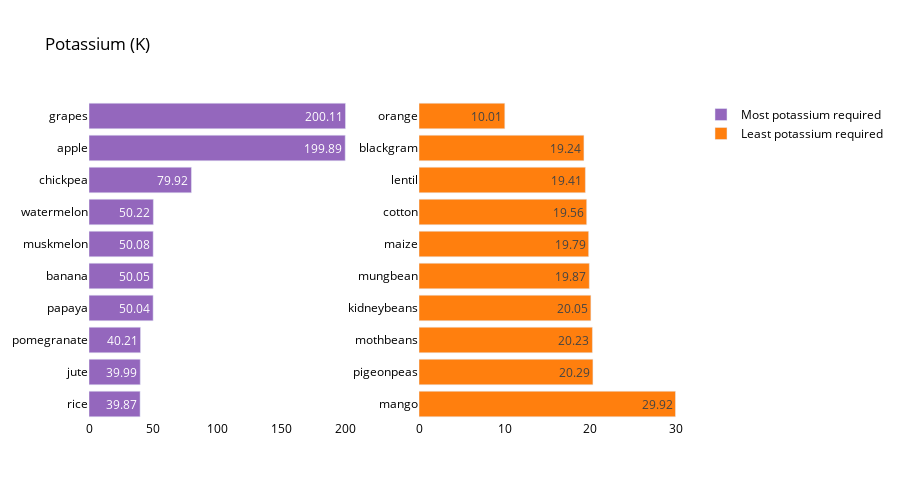

Notebook code for this chart:
### Markdown cell above
### Potassium Analysis

### Code cell
crop_summary_K = crop_summary.sort_values(by='K', ascending=False)
fig = make_subplots(rows=1, cols=2)
top = {
    'y' : crop_summary_K['K'][0:10].sort_values().index,
    'x' : crop_summary_K['K'][0:10].sort_values()
}
last = {
    'y' : crop_summary_K['K'][-10:].index,
    'x' : crop_summary_K['K'][-10:]
}
fig.add_trace(
    go.Bar(top,
           name="Most potassium required",
           marker_color=random.choice(colors),
           orientation='h',
          text=top['x']),
    row=1, col=1
)
fig.add_trace(
    go.Bar(last,
           name="Least potassium required",
           marker_color=random.choice(colors),
           orientation='h',
          text=last['x']),
    row=1, col=2
)
fig.update_traces(texttemplate='%{text}', textposition='inside')
fig.update_layout(title_text="Potassium (K)",
                  plot_bgcolor='white',
                  font_size=12, 
                  font_color='black',
                 height=500)
fig.update_xaxes(showgrid=False)
fig.update_yaxes(showgrid=False)
fig.show()

### Figure 1 — Plotly figure (JSON) as saved in the notebook; plotly's stock layout.template omitted (floating-point values rounded to 4 significant figures)
{"data": [{"marker": {"color": "#9467bd"}, "name": "Most potassium required", "orientation": "h", "text": [39.87, 39.99, 40.21, 50.04, 50.05, 50.08, 50.22, 79.92, 199.9, 200.1], "textposition": "inside", "texttemplate": "%{text}", "type": "bar", "x": [39.87, 39.99, 40.21, 50.04, 50.05, 50.08, 50.22, 79.92, 199.9, 200.1], "xaxis": "x", "y": ["rice", "jute", "pomegranate", "papaya", "banana", "muskmelon", "watermelon", "chickpea", "apple", "grapes"], "yaxis": "y"}, {"marker": {"color": "#ff7f0e"}, "name": "Least potassium required", "orientation": "h", "text": [29.92, 20.29, 20.23, 20.05, 19.87, 19.79, 19.56, 19.41, 19.24, 10.01], "textposition": "inside", "texttemplate": "%{text}", "type": "bar", "x": [29.92, 20.29, 20.23, 20.05, 19.87, 19.79, 19.56, 19.41, 19.24, 10.01], "xaxis": "x2", "y": ["mango", "pigeonpeas", "mothbeans", "kidneybeans", "mungbean", "maize", "cotton", "lentil", "blackgram", "orange"], "yaxis": "y2"}], "layout": {"font": {"color": "black", "size": 12}, "height": 500, "plot_bgcolor": "white", "title": {"text": "Potassium (K)"}, "xaxis": {"anchor": "y", "domain": [0, 0.45], "showgrid": false}, "xaxis2": {"anchor": "y2", "domain": [0.55, 1], "showgrid": false}, "yaxis": {"anchor": "x", "domain": [0, 1], "showgrid": false}, "yaxis2": {"anchor": "x2", "domain": [0, 1], "showgrid": false}}}
